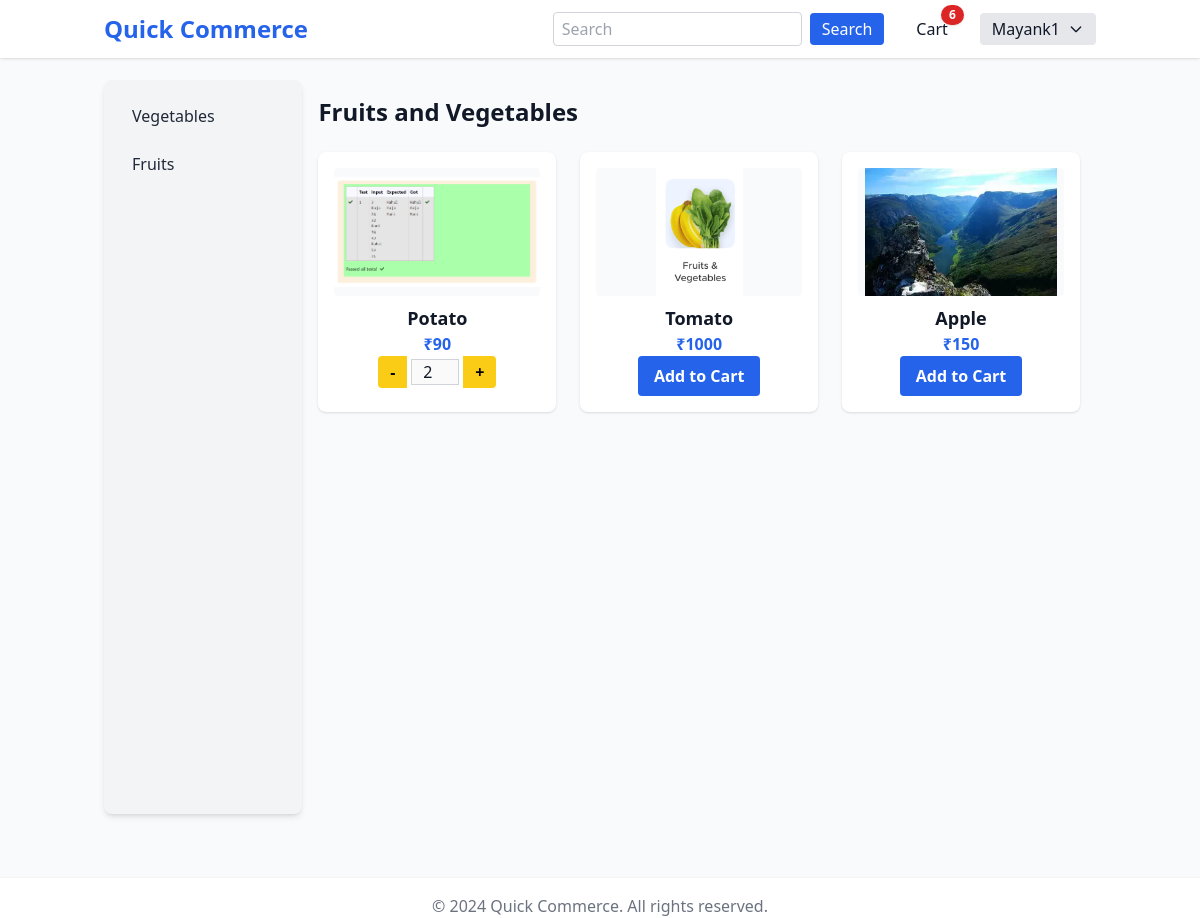
Before: /products/category/1/ (signed in) with the older database file.
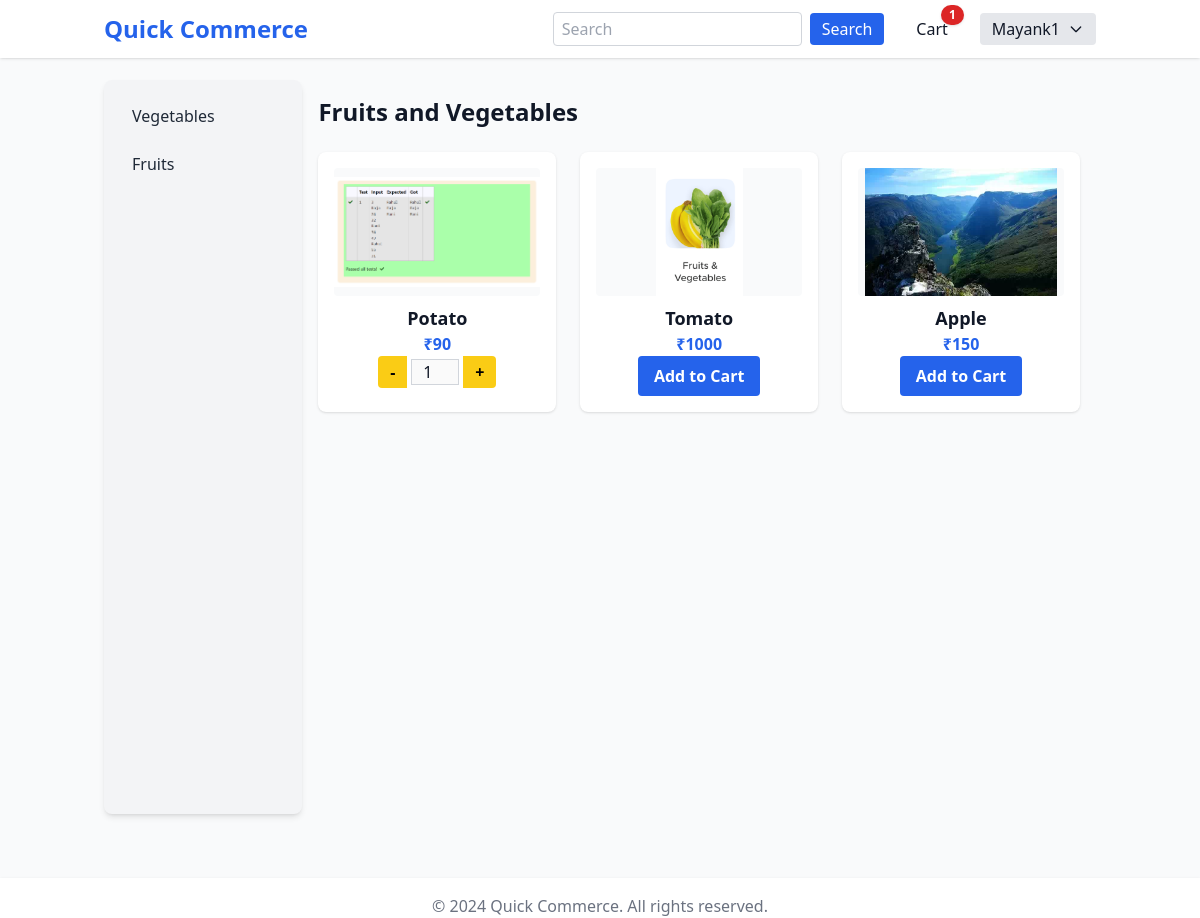
After: the same page with the newer database file.
### products/models.py (models this page shows, shortened)
class Product_subcategory(models.Model):
    category = models.ForeignKey(Product_category,on_delete=models.CASCADE)
    title = models.CharField(max_length=256)

class Product_category(models.Model):
    title = models.CharField(max_length=256)
    image = models.ImageField(upload_to="category_images",null=True)

class Product(models.Model):
    subcategory = models.ForeignKey(Product_subcategory, on_delete=models.SET_DEFAULT, default=get_default_subcategory)
    title = models.CharField(max_length=1000)
    desc = models.TextField()
    price = models.IntegerField()
    image = models.ImageField(upload_to="product_images",null=True)

### seller/models.py (models this page shows, shortened)
class Inventory(models.Model):
    dark_store = models.ForeignKey(Dark_Store,on_delete=models.CASCADE)
    product = models.ForeignKey(Product, on_delete=models.CASCADE)
    stock = models.IntegerField()

### cart/models.py (models this page shows, shortened)
class Cart_Item(models.Model):
    user = models.ForeignKey(User, on_delete=models.CASCADE)
    product = models.ForeignKey(Product, on_delete=models.CASCADE)
    quantity = models.IntegerField()

### products/views.py (the view)
# urls.py: path("category/<int:categoryid>/",views.category_products,name="category_page"),
def category_products(request,categoryid):
    print(request.user.is_anonymous)
    darkstore = Dark_Store.objects.filter(pk = request.session.get('location')).first() if request.user.is_anonymous else Customer.objects.filter(user=request.user).first().dark_store
    subcategories = Product_subcategory.objects.filter(category__id = categoryid)
    products_list = []
    for subcategory in subcategories:
        inventories = Inventory.objects.filter(dark_store = darkstore,product__subcategory = subcategory)
        if inventories:
            products_list+=[[subcategory,inventories]]
    return render(request,"products/category.html",{"products_list":products_list})

### cart/templatetags/custom_tags.py (called while the page is built)
@register.simple_tag(takes_context=True)
def is_in_cart(context,productid):
    inst = Cart_Item.objects.filter(user = context['request'].user, product_id = productid).first()
    if inst:
        return inst
    else:
        return False

@register.simple_tag(takes_context=True)
def cart_count(context):
    inst = Cart_Item.objects.filter(user = context['request'].user)
    count = 0
    for item in inst:
        count += item.quantity  # Sum the quantity of each item
    return count

### templates/products/category.html (shortened to what this page needs)
{% extends "base.html" %}
{% block content %}
<div class="flex flex-col md:flex-row w-full">
    <aside class="md:w-1/5 w-full bg-gray-100 dark:bg-gray-800 p-4 sticky top-20 h-fit md:h-[80vh] rounded-lg shadow-md">
        <ul class="space-y-2">
            {% for subcategory,inventories in products_list %}
                <li class="">
                    <a href="#{{subcategory.id}}" class="block px-3 py-2 rounded-lg hover:bg-blue-100 dark:hover:bg-blue-900 transition-colors text-gray-800 dark:text-gray-100 font-medium">{{subcategory.title}}</a>
                </li>
            {% endfor %}
        </ul>
    </aside>
    <section class="md:w-4/5 w-full p-4">
        <h2 class="text-2xl font-bold mb-6" id="category-title">{{products_list.0.0.category.title}}</h2>
        <div class="grid grid-cols-1 sm:grid-cols-2 md:grid-cols-3 gap-6" id="product-list">
            {% for subcategory,inventories in products_list %}
                {% for inventory in inventories %}
                <div class="bg-white dark:bg-gray-900 rounded-lg shadow p-4 flex flex-col items-center">
                    <a href="{% url 'product_page' inventory.product.id %}" class="w-full flex flex-col items-center">
                        <img src="{{inventory.product.image.url}}" alt="{{inventory.product.title}}" class="w-full h-32 object-contain rounded mb-2 bg-gray-50 dark:bg-gray-800" />
                        <p class="font-semibold text-lg text-center">{{inventory.product.title}}</p>
                        <p class="text-blue-600 dark:text-blue-400 font-bold">₹{{inventory.product.price}}</p>
                    </a>
                    {% with product=inventory.product %}
                        {% include "components/add_to_cart_button.html" %}
                    {% endwith %}
                </div>
                {% endfor %}
            {% endfor %}
        </div>
    </section>
</div>
{% endblock %}

### templates/base.html (shortened to what this page needs)
{% load custom_tags %}
<!DOCTYPE html>
<html lang="en" x-data="{ darkMode: localStorage.getItem('darkMode') === 'true', mobileMenu: false }" x-init="$watch('darkMode', val => localStorage.setItem('darkMode', val))" :class="{ 'dark': darkMode }">
<head>
    <script src="https://cdn.tailwindcss.com"></script>
</head>
<body class="bg-gray-50 dark:bg-gray-900 text-gray-900 dark:text-gray-100 min-h-screen flex flex-col">
    <nav class="bg-white dark:bg-gray-800 shadow fixed top-0 left-0 w-full z-50">
        <div class="container mx-auto px-4 py-3 flex justify-between items-center">
            <a href="/" class="text-2xl font-bold text-blue-600 dark:text-blue-400">Quick Commerce</a>
            <div class="hidden md:flex items-center gap-4">
                <form class="flex items-center" role="search" method="GET" action="{% url 'search' %}">
                    <input class="rounded px-2 py-1 border border-gray-300 dark:bg-gray-700 dark:text-gray-100" type="search" placeholder="Search" aria-label="Search" name="searchvalue">
                    <button class="ml-2 px-3 py-1 bg-blue-600 text-white rounded hover:bg-blue-700 transition" type="submit">Search</button>
                </form>
                {% if user.is_authenticated %}
                    {% cart_count as count %}
                {% endif %}
                <div class="relative flex flex-col items-center ml-4">
                    <a href="/cart/" class="hover:text-blue-500 dark:hover:text-blue-300 relative">
                        {% if user.is_authenticated and count > 0 %}
                            <span class="absolute -top-3 -right-4 bg-red-600 text-white text-xs font-bold px-2 py-0.5 rounded-full shadow">{{ count }}</span>
                        {% endif %}
                        Cart
                    </a>
                </div>
                {% if user.is_authenticated %}
                <div class="relative group ml-4" x-data="{ open: false }">
                    <button @click="open = !open" class="px-3 py-1 bg-gray-200 dark:bg-gray-700 rounded flex items-center gap-2 focus:outline-none">
                        <span>{{ user.username }}</span>
                        <svg class="w-4 h-4" fill="none" stroke="currentColor" viewBox="0 0 24 24"><path stroke-linecap="round" stroke-linejoin="round" stroke-width="2" d="M19 9l-7 7-7-7"/></svg>
                    </button>
                </div>
                {% else %}
                <a class="ml-2 px-3 py-1 bg-green-600 text-white rounded hover:bg-green-700 transition" href="{% url 'account_login' %}">Login</a>
                <a class="ml-2 px-3 py-1 bg-yellow-400 text-black rounded hover:bg-yellow-500 transition" href="{% url 'account_signup' %}">Register</a>
                {% endif %}
            </div>
        </div>
                {% if user.is_authenticated %}
                    {% cart_count as count %}
                {% endif %}
    </nav>
    <main class="flex-1 container mx-auto px-4 py-8 pt-20">
        {% block content %}{% endblock %}
    </main>
    <footer class="bg-white dark:bg-gray-800 shadow mt-8">
        <div class="container mx-auto px-4 py-4 text-center text-gray-500 dark:text-gray-400">
            &copy; {{ year|default:2024 }} Quick Commerce. All rights reserved.
        </div>
    </footer>
</body>
</html>

### templates/components/add_to_cart_button.html
{% load custom_tags %}
{% if user.is_authenticated %}
    {% is_in_cart product.id as cart %}
    {% if cart %}
    <div class="flex items-center space-x-1">
        <a href="{% url 'remove_from_cart' product.id %}" class="inline-block bg-yellow-400 hover:bg-yellow-500 text-black font-semibold px-3 py-1 rounded-l transition">-</a>
        <input type="number" value="{{cart.quantity}}" class="w-12 text-center border border-gray-300 dark:bg-gray-800 dark:text-gray-100" disabled>
        <a href="{% url 'add_to_cart' product.id %}" onclick="saveScrollPosition()" class="inline-block bg-yellow-400 hover:bg-yellow-500 text-black font-semibold px-3 py-1 rounded-r transition">+</a>
    </div>
    {% else %}
        <a href="{% url 'add_to_cart' product.id %}" onclick="saveScrollPosition()" class="inline-block bg-blue-600 hover:bg-blue-700 text-white font-semibold px-4 py-2 rounded transition">Add to Cart</a>
    {% endif %}
{% else %}
<a href="{% url 'account_signup' %}" class="inline-block bg-yellow-400 hover:bg-yellow-500 text-black font-semibold px-4 py-2 rounded transition">Add to Cart</a>
{% endif %}

Changed rows visible on the page:
removed Cart_Item: quantity "2"
added Cart_Item: quantity "1"
Other visible differences:
{{ count }}: "6" → "1"
